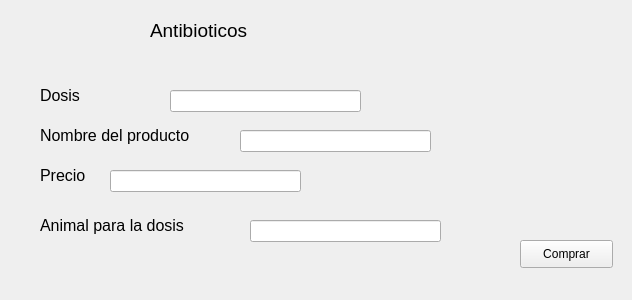
<?xml version="1.0" encoding="UTF-8"?>
<ui version="4.0">
 <class>Form</class>
 <widget class="QWidget" name="Form">
  <property name="geometry">
   <rect>
    <x>0</x>
    <y>0</y>
    <width>632</width>
    <height>300</height>
   </rect>
  </property>
  <property name="windowTitle">
   <string>Form</string>
  </property>
  <widget class="QLineEdit" name="doseGetter">
   <property name="geometry">
    <rect>
     <x>170</x>
     <y>90</y>
     <width>191</width>
     <height>22</height>
    </rect>
   </property>
  </widget>
  <widget class="QLineEdit" name="lineEdit_6">
   <property name="geometry">
    <rect>
     <x>250</x>
     <y>220</y>
     <width>191</width>
     <height>22</height>
    </rect>
   </property>
  </widget>
  <widget class="QLabel" name="label_6">
   <property name="geometry">
    <rect>
     <x>150</x>
     <y>20</y>
     <width>181</width>
     <height>21</height>
    </rect>
   </property>
   <property name="font">
    <font>
     <pointsize>14</pointsize>
    </font>
   </property>
   <property name="text">
    <string>Antibioticos</string>
   </property>
  </widget>
  <widget class="QLineEdit" name="p">
   <property name="geometry">
    <rect>
     <x>110</x>
     <y>170</y>
     <width>191</width>
     <height>22</height>
    </rect>
   </property>
  </widget>
  <widget class="QLineEdit" name="productNameGetter">
   <property name="geometry">
    <rect>
     <x>240</x>
     <y>130</y>
     <width>191</width>
     <height>22</height>
    </rect>
   </property>
  </widget>
  <widget class="QLabel" name="label_8">
   <property name="geometry">
    <rect>
     <x>40</x>
     <y>120</y>
     <width>191</width>
     <height>31</height>
    </rect>
   </property>
   <property name="font">
    <font>
     <pointsize>12</pointsize>
    </font>
   </property>
   <property name="text">
    <string>Nombre del producto</string>
   </property>
  </widget>
  <widget class="QLabel" name="label_9">
   <property name="geometry">
    <rect>
     <x>40</x>
     <y>160</y>
     <width>191</width>
     <height>31</height>
    </rect>
   </property>
   <property name="font">
    <font>
     <pointsize>12</pointsize>
    </font>
   </property>
   <property name="text">
    <string>Precio</string>
   </property>
  </widget>
  <widget class="QLabel" name="label_10">
   <property name="geometry">
    <rect>
     <x>40</x>
     <y>210</y>
     <width>221</width>
     <height>31</height>
    </rect>
   </property>
   <property name="font">
    <font>
     <pointsize>12</pointsize>
    </font>
   </property>
   <property name="text">
    <string>Animal para la dosis</string>
   </property>
  </widget>
  <widget class="QLabel" name="label_7">
   <property name="geometry">
    <rect>
     <x>40</x>
     <y>80</y>
     <width>121</width>
     <height>31</height>
    </rect>
   </property>
   <property name="font">
    <font>
     <pointsize>12</pointsize>
    </font>
   </property>
   <property name="text">
    <string>Dosis</string>
   </property>
  </widget>
  <widget class="QPushButton" name="buyButton_2">
   <property name="geometry">
    <rect>
     <x>520</x>
     <y>240</y>
     <width>93</width>
     <height>28</height>
    </rect>
   </property>
   <property name="text">
    <string>Comprar</string>
   </property>
  </widget>
 </widget>
 <resources/>
 <connections/>
</ui>
